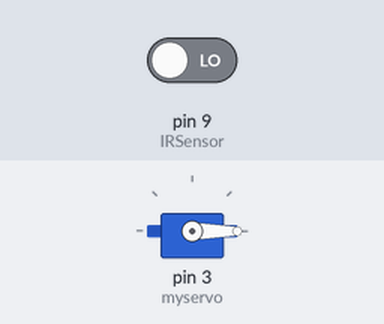
Bench run of a sketch on a simulated Arduino Uno, built with avr-gcc and run on an emulated ATmega328P. Shown: servo. The inputs (shaded band) are chosen by the test bench; at power-on: pin 9 (IRSensor) LOW. What the sketch prints to the serial monitor is not drawn.

Above: at 1.2 s.
1.3 s: pin 9 (IRSensor) driven HIGH
At 1.7 s:
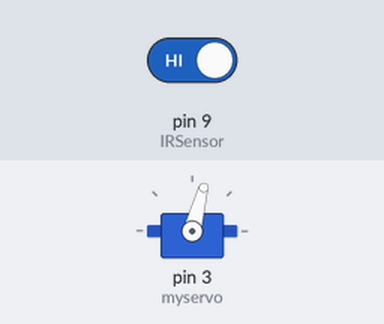
2.8 s: pin 9 (IRSensor) driven LOW
At 4.1 s:
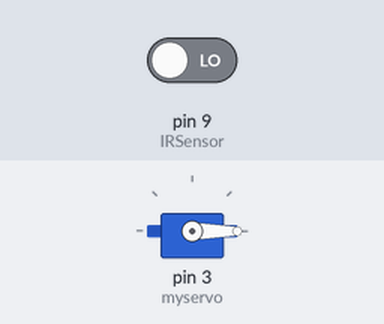
Timing chart, 0 to 5.8 s (numbered marks = the images above; inputs shaded):
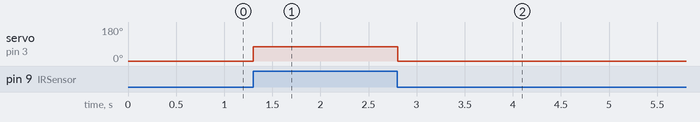

Measured:
- after the input at 1.3 s, servo on pin 3 (myservo): 0° → 75° at once
- after the input at 2.8 s, servo on pin 3 (myservo): 75° → 0° at once

The sketch:

TongSampahWithIRsensorsSMT3.ino
```cpp
#include <Servo.h>
int IRSensor = 9;
Servo myservo;

void setup(){
  myservo.attach(3);
  Serial.begin(115200);
  Serial.println("Serial Working");
  pinMode(IRSensor, INPUT);
}

void loop(){
  int sensorStatus = digitalRead(IRSensor);
  if (sensorStatus == 1)
  {
    myservo.write(75);
    Serial.println("Motion Detected!");
  }
  else  {
    myservo.write(0);
    Serial.println("Motion Ended!");
  }
}
```
